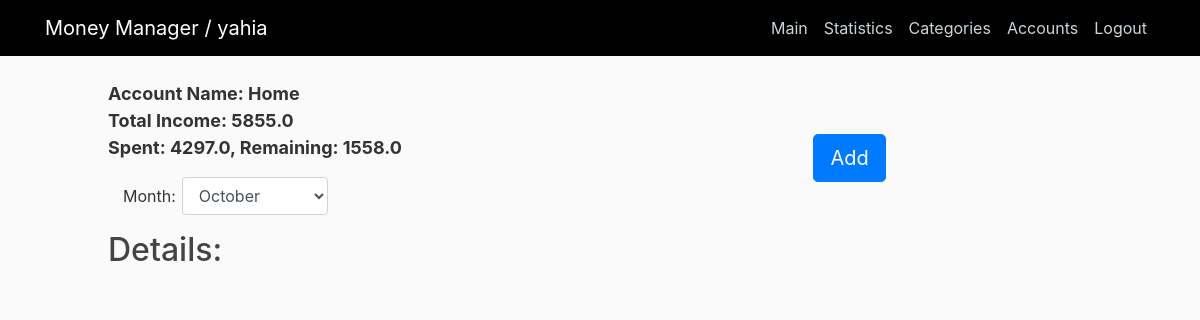
The app's page / (signed in), older data.
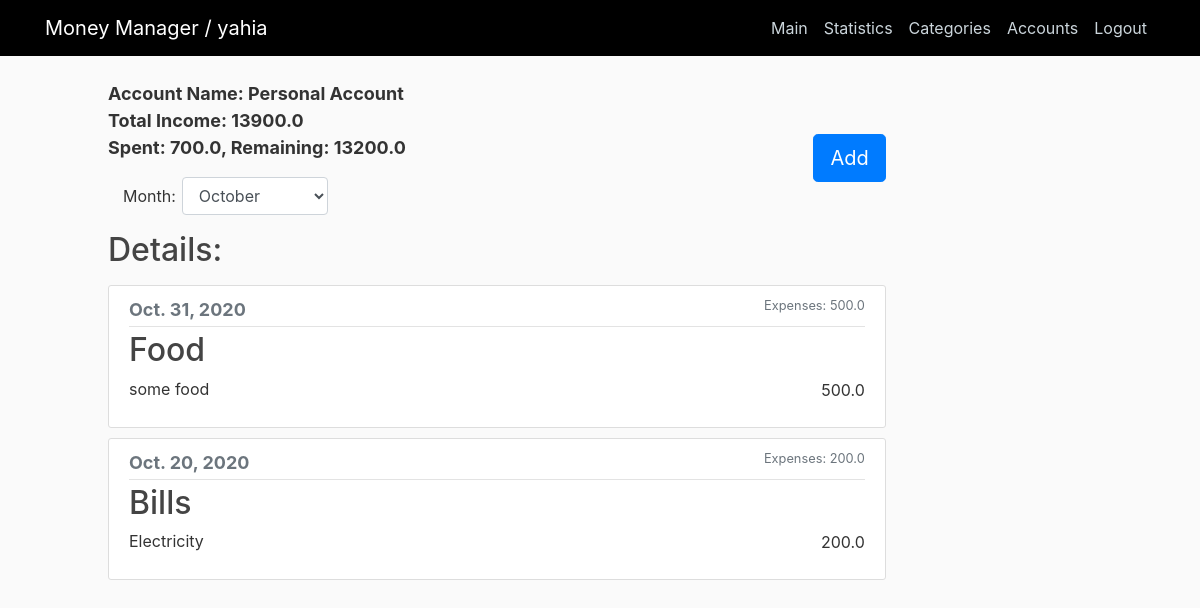
The same page, newer data.
### home/models.py (models this page shows, shortened)
class Account(models.Model):
    user = models.ForeignKey(User, related_name="accounts", on_delete=models.CASCADE)
    name = models.CharField(max_length=50, default="Personal Account")
    total_income = models.FloatField(default=0)
    total_spendings = models.FloatField(default=0)
    active = models.BooleanField(default=True)

class Item(models.Model):
    category= models.ForeignKey(Category, related_name="items", on_delete=models.CASCADE)
    account = models.ForeignKey(Account, on_delete=models.CASCADE)
    date = models.DateTimeField(default=timezone.now)
    value = models.FloatField()
    notes = models.TextField()

class Category(models.Model):
    category_type = models.ForeignKey(CategoryType, on_delete=models.CASCADE)
    name = models.CharField(max_length=50)

### home/views.py (the view)
# urls.py: 2. Add a URL to urlpatterns:  path('', views.home, name='home')
def home(request):
    if not request.user.is_authenticated:
        messages.warning(request, "Please login to continue")
        return redirect("login")
    if request.GET.get('m'):
        Month = int(request.GET.get('m'))
    else:
        Month = datetime.now().month
    account = Account.objects.filter(user=request.user, active=True).first()
    items = Item.objects.filter(account=account, date__month=Month).all()
    context = {
        'title': account.user.username,
        'items': data_reshaping(items),
        'account': account
    }
    return render(request, "home/home.html", context)

### home/templatetags/tags.py (called while the page is built)
@register.filter
def subtract(value, arg):
    return value - arg

### home/utils.py (called while the page is built)
def data_reshaping(items):
    dates = []
    data = []
    for item in items:
        if item.date.date() not in dates:
            dates.append(item.date.date())
    for date in dates:
        dic = {}
        dic["date"] = date
        dic["items"] = []
        dic["expenses"] = 0
        dic["income"] = 0
        for item in items:
            if item.date.date() == date:
                dic["items"].append(item)
                if item.category.category_type.id == 2:
                    dic["income"] = dic["income"] + float(item.value)
                else:
                    dic["expenses"] = dic["expenses"] + float(item.value)
        data.append(dic)
    return sorted(data, key=lambda i: i['date'], reverse=True)

### home/templates/home/home.html (shortened to what this page needs)
{% extends "home/base.html" %}
{% load tags %}
{% block content %}
    <div class = "data">
      Account Name: {{account.name}} <br>
      Total Income: {{ account.total_income }} <br>
      Spent: {{ account.total_spendings }},
      Remaining: {{ account.total_income|subtract:account.total_spendings }}
      <a class="btn btn-primary btn-lg float-right" href="{% url 'add-item' %}" >Add</a>
    </div>
    <div class="form-group row mt-3">
        <label for="month" class="col-sm-1 col-form-label">Month: </label>
        <div class="col-sm-3">
          <select class="form-control" name="month" id="month" >
            <option value="October">October</option>
          </select>
        </div>
    </div>
    <h2 class="my-3">Details: </h2>
    {% for data in items %}
       <article class="media content-section">
           <div class="media-body">
              <div class="article-metadata">
                <small class="text-muted" id="date">{{ data.date }}</small>
                {% if data.expenses != 0 %}
                  <small class="text-muted float-right">Expenses: {{ data.expenses }} </small>
                {% endif %}
              </div>
              {% for item in data.items %}
                <h2><a class="article-title" href="{% url 'item-edit' item.id %}">{{ item.category.name }}</a>
                </h2>
                <span class="float-right"> {{ item.value }} </span>
                <p class="article-content" >
                     {{item.notes}}
                </p>
              {% endfor %}
            </div>
        </article>
    {% endfor %}
{% endblock content %}

### home/templates/home/base.html (shortened to what this page needs)
{% load static %}
<!DOCTYPE html>
<html>
<head>
  <link rel="stylesheet" href="https://maxcdn.bootstrapcdn.com/bootstrap/4.0.0/css/bootstrap.min.css"
>
  <link rel="stylesheet" type="text/css" href="{% static 'home/main.css' %}">
</head>
<body>
  <header class="site-header">
    <nav class="navbar navbar-expand-md navbar-dark bg-steel fixed-top">
      <div class="container">
        <a class="navbar-brand mr-4" href="/">Money Manager / {{ title }}</a>
        <div class="collapse navbar-collapse" id="navbarToggle">
          <div class="navbar-nav ml-auto">
            {% if user.is_authenticated %}
              <a class="nav-item nav-link" href="/">Main</a>
              <a class="nav-item nav-link" href="/statistics">Statistics</a>
              <a class="nav-item nav-link" href="/categories">Categories</a>
              <a class="nav-item nav-link" href="/accounts">Accounts</a>
              <a class="nav-item nav-link" href="/logout">Logout</a>
            {% endif %}
          </div>
        </div>
      </div>
    </nav>
  </header>
  <main role="main" class="container">
    <div class="row ml-5">
      <div class="col-md-9">
        {% block content %}{% endblock %}
      </div>
    </div>
  </main>
</body>
</html>

### home/static/home/main.css (style rules this page uses)
body { background: #fafafa; color: #333333; margin-top: 5rem; }
h1, h2, h3, h4, h5, h6 { color: #444444; }
.bg-steel { background-color: black; }
.site-header .navbar-nav .nav-link { color: #cbd5db; }
.content-section { background: #ffffff; padding: 10px 20px; border: 1px solid #dddddd; border-radius: 3px; margin-bottom: 10px; }
.article-title { color: #444444; }
.article-content { white-space: pre-line; margin-top: -25px; }
.article-metadata { padding-bottom: 3px; margin-bottom: 4px; border-bottom: 1px solid #e3e3e3; }
.data { font-size: large; font-weight: bold; }
#date { font-weight: bold; font-size: large; }

Row changes from the older to the newer data that the page shows:
no longer on this page (row edited): Account: name "Home", total_income "5855.0", total_spendings "4297.0", total_income|subtract "1558.0"
now on this page (row edited): Account: name "Personal Account", total_income "13900.0", total_spendings "700.0", total_income|subtract "13200.0"
added Item: date "Oct. 31, 2020", expenses "500.0", category.name "Food", value "500.0", notes "some food"
added Item: date "Oct. 20, 2020", expenses "200.0", category.name "Bills", value "200.0", notes "Electricity"
